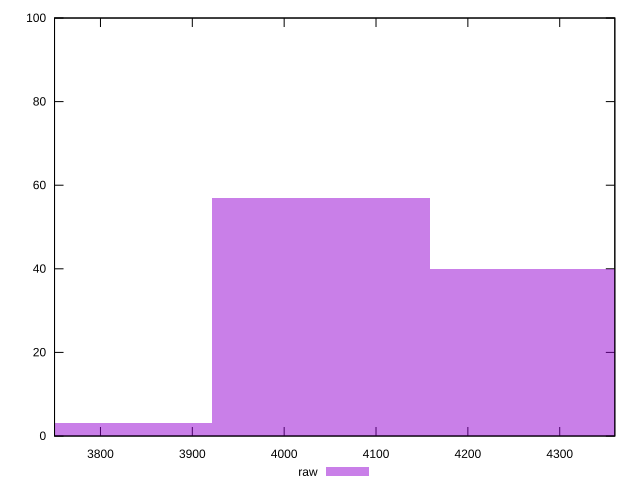

Source code (gnuplot):
reset

$raw <<EOF
4277.828688039683 40
4040.171538704145 57
3802.514389368607 3
EOF

set key outside below
set boxwidth 237.65714933553795
set xrange [3750:4360]
set yrange [0:100]
set trange [0:100]
set style fill transparent solid 0.5 noborder
set terminal svg size 640, 490 enhanced background rgb 'white'
set output "reports/report_00031_2021-02-24T23-18-18.084Z/unused-javascript/samples/music/raw/histogram.svg"

plot $raw title "raw" with boxes

reset
